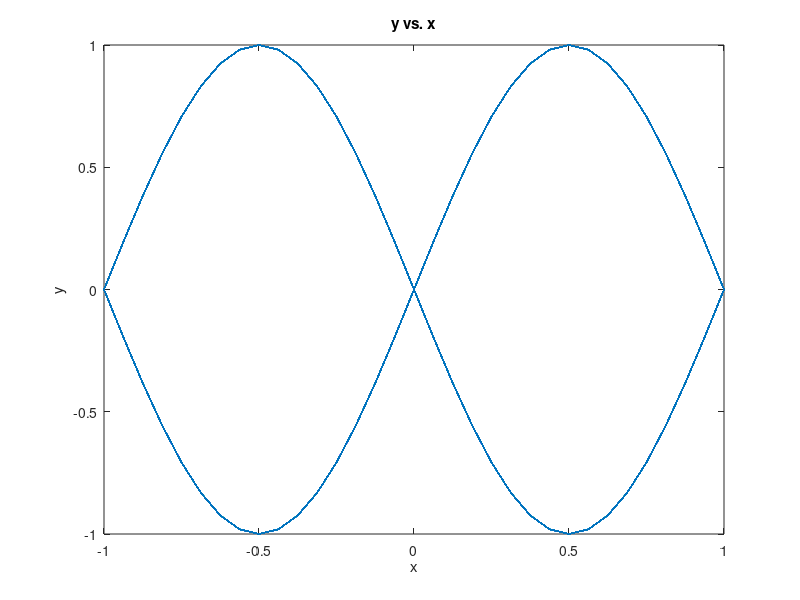

Recreate this plot in MATLAB. (Note: this script raises an error after producing the figure.)
N = 64;
%% triangle wave
np=64;
T=500;
t=linspace(0,T-1/np,T*np);
x = sawtooth(2*pi*t,0.5);
%% Sine wave:                 
np=32;
T=1000;
t=linspace(0,T-1/np,T*np);
y = sin(2*pi*t);
plot(x,y);
title('y vs. x')
xlabel('x')
ylabel('y')
saveas(gcf,'xy','jpg');
%% simulate rnn
net = new_rnn(2,15,2);
net = bptt_start(net, 0.1, 0.0, 1);
IP=[x' y']';
[Target, ACT] = simu_rnn(net, IP);

%% a)
%% perform bptt training and error calculation
neti = new_rnn(2,15,2);
neti = bptt_start(neti, 0.1, 0.0, 1);
[neto, AO, AR] = bptt_train(neti, IP, Target, 0);
mse1 = zeros(1,50);
for i=1:50
mse1(i) = MSE_cal(AO(1:2,10*N*(i-1)+1:10*N*i), Target(1:2,10*N*(i-1)+1:10*N*i));
end;
plot(1:50,mse1);
title('MSE vs. Trajectories')
xlabel('Trajectories*10')
ylabel('MSE during each 10 trajectories')
saveas(gcf,'MSE_a2','jpg');

% total mse for 500 tarjectories 
MSE_a = MSE_cal(AO(1:2,1:500*N), Target(1:2,1:500*N));
%% choose number of Hidden PEs
MSE_m = zeros(1,100);
for m=1:100
neti = new_rnn(2,m,2);
neti = bptt_start(neti, 0.1, 0.0, 1);
[neto, AO, AR] = bptt_train(neti, IP, Target, 0);
MSE_m(m) = MSE_cal(AO(1:2,1:500*N), Target(1:2,1:500*N));
end;
plot(1:100,MSE_m);
title('MSE vs. Number of PEs in Hidden layer')
xlabel('Number of PEs')
ylabel('MSE')
saveas(gcf,'MSE_PE','jpg');
%% b)
IP100 = IP(1:2,1:100*N);
Target100 = Target(1:2,1:100*N);
neti2 = new_rnn(2,15,2);
neti2 = bptt_start(neti2, 0.1, 0.0, 1);
[neto2, AO2, AR2] = bptt_train(neti2, IP100, Target100, 0);
IP400 = IP(1:2,100*N+1:500*N);
Target400 = Target(1:2,99*N+1:499*N);
[neto3, AO3, AR3] = bptt_train(neto2, IP400, Target400, 0);
AO_d = [AO2 AO3];

mse2 = zeros(1,50);
for i=1:50
mse2(i) = MSE_cal(AO_d(1:2,10*N*(i-1)+1:10*N*i), Target(1:2,10*N*(i-1)+1:10*N*i));
end;
% plot(1:50,mse2);
% title('MSE vs. Trajectories')
% xlabel('Trajectories*10')
% ylabel('MSE during each 10 trajectories')
% saveas(gcf,'MSE_b','jpg');

% total mse for 500 tarjectories 
MSE_b = MSE_cal(AO_d(1:2,1:500*N), Target(1:2,1:500*N));

plot(1:50,mse1,'r',1:50,mse2,'b');
title('MSE vs. Trajectories')
xlabel('Trajectories*10')
ylabel('MSE during each 10 trajectories')
legend('Method (a)','Method (b)','Location','NorthEast');
saveas(gcf,'MSE_ab','jpg');
%% halve the period of sine wave 
%% Sine wave:                 
np=32;
T=1000;
t=linspace(0,T-1/np,T*np);
y2 = sin(4*pi*t);
plot(x,y2)
title('y vs. x')
xlabel('x')
ylabel('y')
saveas(gcf,'xy2','jpg');
%% do a) and b)
%% simulate rnn
net = new_rnn(2,15,2);
net = bptt_start(net, 0.1, 0.0, 1);
IP=[x' y2']';
[Target, ACT] = simu_rnn(net, IP);

%% a)
%% perform bptt training and error calculation
neti = new_rnn(2,15,2);
neti = bptt_start(neti, 0.1, 0.0, 1);
[neto, AO, AR] = bptt_train(neti, IP, Target, 0);
mse1 = zeros(1,50);
for i=1:50
mse1(i) = MSE_cal(AO(1:2,10*N*(i-1)+1:10*N*i), Target(1:2,10*N*(i-1)+1:10*N*i));
end;
plot(1:50,mse1);
title('MSE vs. Trajectories')
xlabel('Trajectories*10')
ylabel('MSE during each 10 trajectories')
saveas(gcf,'MSE_a2','jpg');

% total mse for 500 tarjectories 
MSE_a = MSE_cal(AO(1:2,1:500*N), Target(1:2,1:500*N));

IP100 = IP(1:2,1:100*N);
Target100 = Target(1:2,1:100*N);
neti2 = new_rnn(2,15,2);
neti2 = bptt_start(neti2, 0.1, 0.0, 1);
[neto2, AO2, AR2] = bptt_train(neti2, IP100, Target100, 0);
IP400 = IP(1:2,100*N+1:500*N);
Target400 = Target(1:2,99*N+1:499*N);
[neto3, AO3, AR3] = bptt_train(neto2, IP400, Target400, 0);
AO_d = [AO2 AO3];


mse2 = zeros(1,50);
for i=1:50
mse2(i) = MSE_cal(AO_d(1:2,10*N*(i-1)+1:10*N*i), Target(1:2,10*N*(i-1)+1:10*N*i));
end;
% plot(1:50,mse2);
% title('MSE vs. Trajectories')
% xlabel('Trajectories*10')
% ylabel('MSE during each 10 trajectories')
% saveas(gcf,'MSE_b2','jpg');

% total mse for 500 tarjectories 
MSE_b = MSE_cal(AO_d(1:2,1:500*N), Target(1:2,1:500*N));

plot(1:50,mse1,'r',1:50,mse2,'b');
title('MSE vs. Trajectories')
xlabel('Trajectories*10')
ylabel('MSE during each 10 trajectories')
legend('Method (a)','Method (b)','Location','NorthEast');
saveas(gcf,'MSE_ab2','jpg');



